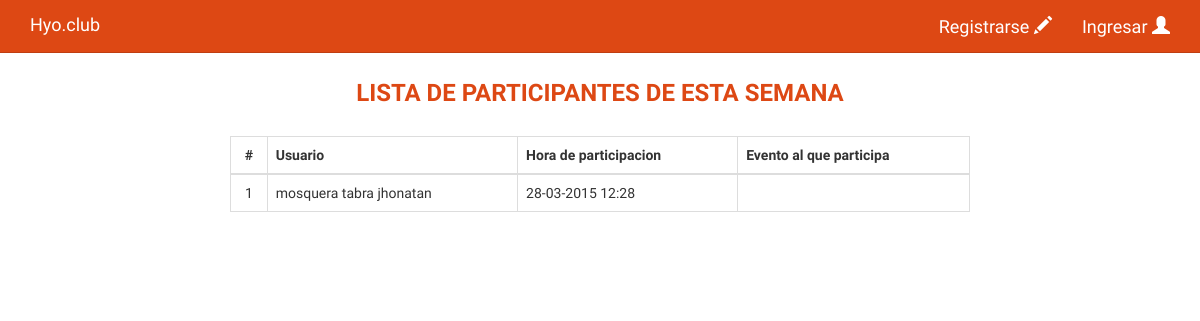
Before: /participantes/ with the older database file.
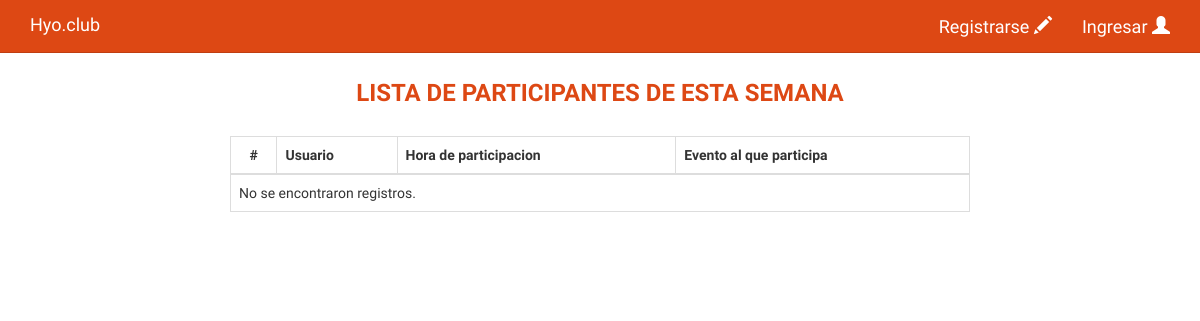
After: the same page with the newer database file.
### star/models.py (models this page shows, shortened)
class Participa(models.Model):
	usuario = models.ForeignKey(Usuario, verbose_name = "Usuario", null = False, blank = False)
	concurso = models.ForeignKey(Concurso, verbose_name = "Concurso", null = False, blank = False)
	lugar = models.ForeignKey(Lugar, verbose_name = "Lugar", null = True, blank = True)
	creacion = models.DateTimeField(auto_now_add = True, verbose_name="Fecha de Ingreso.", help_text = "Ingrese la Fecha de Ingreso.", null = False, blank = False)
	modificado = models.DateTimeField(auto_now = True, verbose_name="Fecha de Modificación.", help_text = "Ingrese la Fecha de Modificación.", null = False, blank = False)
	class Meta:
		verbose_name = "Participa"
		verbose_name_plural = "Participantes"
	def get_creacion_text(self):
		return self.creacion.astimezone(timezone(settings.TIME_ZONE)).strftime('%d-%m-%Y %H:%M')

### star/views.py (the view)
# urls.py: url(r'^participantes/$', 'star.views.participantes'),
def participantes(request):
	context = {}
	concurso = Concurso.objects.get(id=settings.CONCURSO)
	if concurso:
		context['lista'] = concurso.get_participantes()
	return render_to_response('lista.html',context, context_instance=RequestContext(request))

### security/models.py (called while the page is built)
	def get_Full_name(self):
		return smart_str(self.last_name + " " + self.first_name)

### star/models.py (called while the page is built)
	def get_participantes(self):
		return Participa.objects.filter(concurso=self)

### publibang/template/lista.html
{% extends 'base.html' %}
{% block content %}
<div class="container">
    <div class="col-md-12 ">
        <div class="col-md-2">
        </div>
        <div class="col-md-8 ">
            <div class="row">
                <h3 class='text-center text-orange'><strong>LISTA DE PARTICIPANTES DE ESTA SEMANA</strong> </h3>
                <br />
                <table class="table table-bordered">
                    <thead>
                        <tr>
                            <th class='text-center'>#</th>
                            <th>Usuario</th>
                            <th>Hora de participacion</th>
                            <th>Evento al que participa</th>
                        </tr>
                    </thead>
                    <tbody>
                    {% for x in lista %}
                        <tr>
                            <td class='text-center' scope="row">{{ forloop.counter }}</td>
                            <td>{{ x.usuario.get_Full_name }}</td>
                            <td>{{ x.get_creacion_text }}</td>
                        </tr>
                   {% empty %}
                       <tr>
                            <td colspan="4">No se encontraron registros.</td>
                        </tr>
                    {% endfor %}
                    </tbody>
                </table>
                <br />
            </div>
        </div>
        <div class="col-md-2">
        </div>
    </div>
    <div class="col-md-12">
    </div>
</div>
{% endblock %}

### publibang/template/base.html (shortened to what this page needs)
<!DOCTYPE html>
<html lang="en">
<head>
    <link rel="stylesheet" href="{{STATIC_URL}}css/bootstrap.css" />
    <link rel="stylesheet" href="{{STATIC_URL}}css/styck-footer.css" />
    <link rel="stylesheet" href="{{STATIC_URL}}css/custom.css" />
    <link rel="stylesheet" href="{{STATIC_URL}}css/TimeCircles.css" />
</head>
<body>
    <nav class="navbar navbar-default navbar-fixed-top">
        <div class="container">
            <div class="navbar-header">
                <a class="navbar-brand" href="/">Hyo.club</a>
            </div>
            <div class="collapse navbar-collapse" id="bs-example-navbar-collapse-1">
                <ul class="nav navbar-nav navbar-right">
                	{% if user.is_authenticated %}
                    <li class="dropdown">
                        <a href="#" class="dropdown-toggle btn-lg" data-toggle="dropdown" role="button" aria-expanded="false">{{ user.username }} <span class="glyphicon glyphicon-user" aria-hidden="true"></span>  </a>
                        <ul class="dropdown-menu" role="menu" style='width:300px;'>
                            <li>
                                <a href="/logout/" class='btn-lg'>logout </a>
                            </li>
                        </ul>
                    </li>
                    {% else %}
                    <li><a href="/registro/" class='btn-lg'>Registrarse <span class="glyphicon glyphicon-pencil" aria-hidden="true"></span></a></li>
                    <li class="dropdown">
                        <a href="#" class="dropdown-toggle btn-lg" data-toggle="dropdown" role="button" aria-expanded="false">Ingresar <span class="glyphicon glyphicon-user" aria-hidden="true"></span>  </a>
                    </li>
                    {% endif %}
                </ul>
            </div>
        </div>
    </nav>
<br><br><br>
    {% block content %}{% endblock %}
    <div class="row">
        <br><br>
    </div>
</body>
</html>

### publibang/static/css/custom.css (style rules this page uses)
.text-orange { color:#dd4814; }

Changed rows visible on the page:
removed Participa: usuario.get_Full_name "mosquera tabra jhonatan", get_creacion_text "28-03-2015 12:28"
Other visible differences:
text now shown: "No se encontraron registros."
